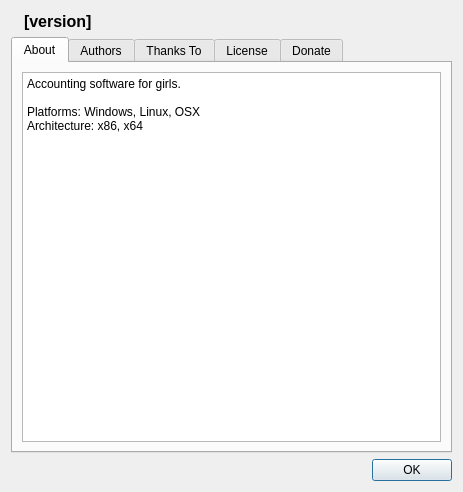
<?xml version="1.0" encoding="UTF-8"?>
<ui version="4.0">
 <class>CAbout</class>
 <widget class="QDialog" name="CAbout">
  <property name="geometry">
   <rect>
    <x>0</x>
    <y>0</y>
    <width>463</width>
    <height>492</height>
   </rect>
  </property>
  <property name="windowTitle">
   <string>XXXDb - about</string>
  </property>
  <property name="windowIcon">
   <iconset resource="../Resources/App.qrc">
    <normaloff>:/Main/Main/App.ico</normaloff>:/Main/Main/App.ico</iconset>
  </property>
  <layout class="QGridLayout" name="gridLayout">
   <item row="0" column="0">
    <layout class="QHBoxLayout" name="horizontalLayout">
     <item>
      <widget class="QLabel" name="lblAppIcon">
       <property name="pixmap">
        <pixmap resource="../Resources/App.qrc">:/Main/Main/App.ico</pixmap>
       </property>
       <property name="alignment">
        <set>Qt::AlignCenter</set>
       </property>
       <property name="margin">
        <number>4</number>
       </property>
      </widget>
     </item>
     <item>
      <widget class="QLabel" name="lblAppName">
       <property name="font">
        <font>
         <pointsize>12</pointsize>
         <weight>75</weight>
         <bold>true</bold>
        </font>
       </property>
       <property name="text">
        <string>[version]</string>
       </property>
      </widget>
     </item>
     <item>
      <spacer name="horizontalSpacer">
       <property name="orientation">
        <enum>Qt::Horizontal</enum>
       </property>
       <property name="sizeHint" stdset="0">
        <size>
         <width>40</width>
         <height>20</height>
        </size>
       </property>
      </spacer>
     </item>
    </layout>
   </item>
   <item row="1" column="0">
    <widget class="QTabWidget" name="tabInfo">
     <property name="currentIndex">
      <number>0</number>
     </property>
     <widget class="QWidget" name="tabAbout">
      <attribute name="title">
       <string>About</string>
      </attribute>
      <layout class="QGridLayout" name="gridLayout_6">
       <item row="0" column="0">
        <widget class="QPlainTextEdit" name="tbAbout">
         <property name="enabled">
          <bool>true</bool>
         </property>
         <property name="readOnly">
          <bool>true</bool>
         </property>
         <property name="plainText">
          <string>Accounting software for girls.

Platforms: Windows, Linux, OSX
Architecture: x86, x64
</string>
         </property>
        </widget>
       </item>
      </layout>
     </widget>
     <widget class="QWidget" name="tabAuthors">
      <attribute name="title">
       <string>Authors</string>
      </attribute>
      <layout class="QGridLayout" name="gridLayout_4">
       <item row="0" column="0">
        <widget class="QPlainTextEdit" name="tbAuthors">
         <property name="readOnly">
          <bool>true</bool>
         </property>
         <property name="plainText">
          <string>Authors: skynowa
E-mail: skynowa@gmail.com
Skype: skynowa777
Jabber: skynowa@jabber.ru
ICQ: 627713628
Web: https://bitbucket.org/skynowa/xxxdb
</string>
         </property>
        </widget>
       </item>
      </layout>
     </widget>
     <widget class="QWidget" name="tabThanks">
      <attribute name="title">
       <string>Thanks To</string>
      </attribute>
      <layout class="QGridLayout" name="gridLayout_3">
       <item row="0" column="0">
        <widget class="QPlainTextEdit" name="tbThanks">
         <property name="readOnly">
          <bool>true</bool>
         </property>
        </widget>
       </item>
      </layout>
     </widget>
     <widget class="QWidget" name="tabLicense">
      <attribute name="title">
       <string>License</string>
      </attribute>
      <layout class="QGridLayout" name="gridLayout_2">
       <item row="0" column="0">
        <widget class="QPlainTextEdit" name="tbLicense">
         <property name="readOnly">
          <bool>true</bool>
         </property>
         <property name="plainText">
          <string>    This program is free software: you can redistribute it and/or modify
it under the terms of the GNU General Public License as published by
the Free Software Foundation, either version 3 of the License, or
(at your option) any later version.

    This program is distributed in the hope that it will be useful,
but WITHOUT ANY WARRANTY; without even the implied warranty of
MERCHANTABILITY or FITNESS FOR A PARTICULAR PURPOSE.  See the
GNU General Public License for more details.

    You should have received a copy of the GNU General Public License
along with this program.  If not, see &lt;http://www.gnu.org/licenses/&gt;.</string>
         </property>
        </widget>
       </item>
      </layout>
     </widget>
     <widget class="QWidget" name="tabDonate">
      <attribute name="title">
       <string>Donate</string>
      </attribute>
      <layout class="QGridLayout" name="gridLayout_5">
       <item row="0" column="0">
        <widget class="QPlainTextEdit" name="tbAuthors_2">
         <property name="readOnly">
          <bool>true</bool>
         </property>
         <property name="plainText">
          <string>PayPal -  [TODO]
WebMoney - [TODO]
YandexMoney - [TODO]
Private24 - [TODO]</string>
         </property>
        </widget>
       </item>
      </layout>
     </widget>
    </widget>
   </item>
   <item row="2" column="0">
    <layout class="QHBoxLayout" name="horizontalLayout_2">
     <item>
      <widget class="QDialogButtonBox" name="bbxButtons">
       <property name="standardButtons">
        <set>QDialogButtonBox::Ok</set>
       </property>
      </widget>
     </item>
    </layout>
   </item>
  </layout>
 </widget>
 <resources>
  <include location="../Resources/App.qrc"/>
 </resources>
 <connections/>
</ui>
